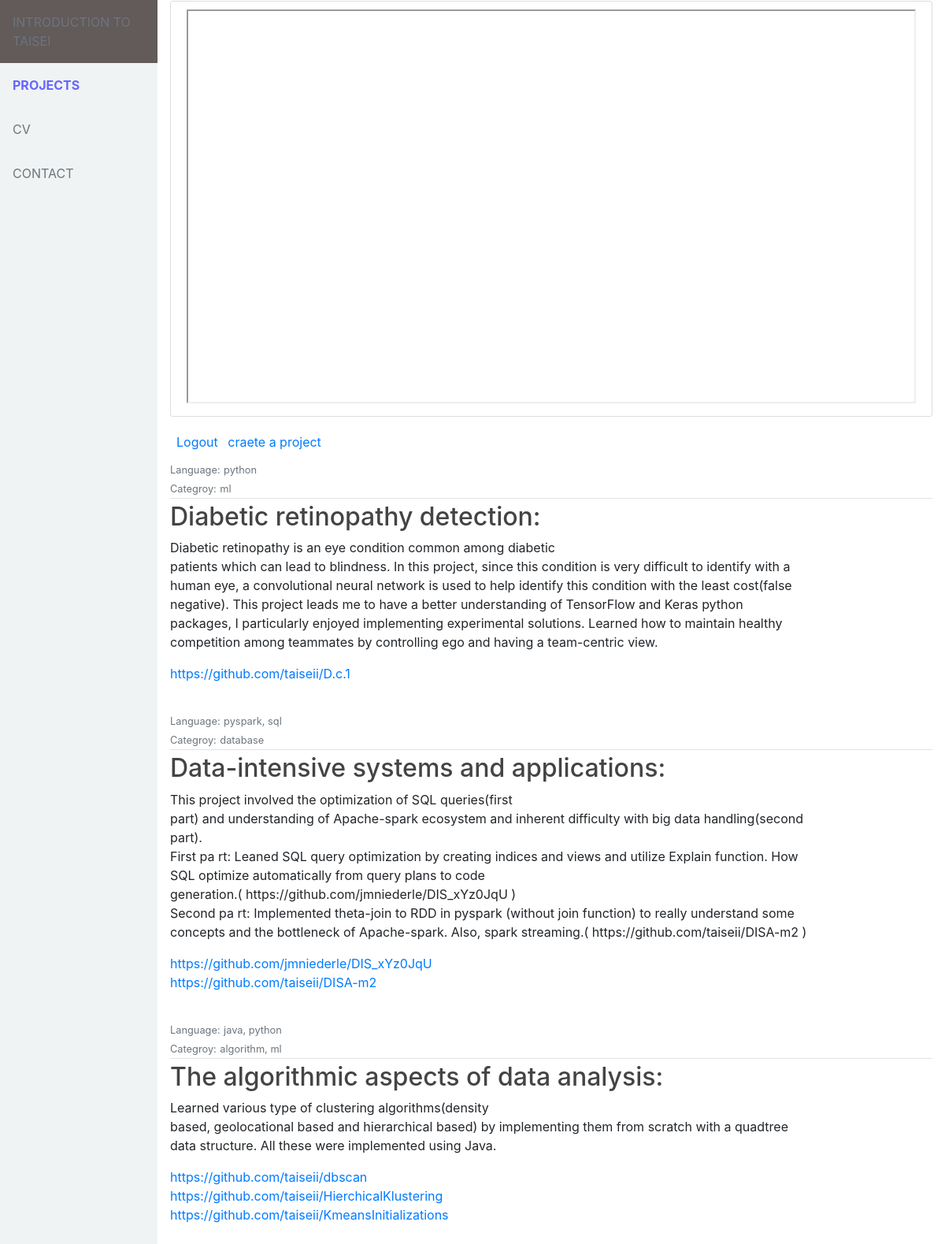
The page /projects (signed in) on the database its author committed.
### flaskApp/models.py (models this page shows, shortened)
class Post(db.Model):
    id = db.Column(db.Integer, primary_key=True)
    title = db.Column(db.String(100), nullable=False)
    description = db.Column(db.Text, nullable=False)
    language = db.Column(db.Text, nullable=False)
    category = db.Column(db.Text, nullable=False)
    link = db.Column(db.String, nullable=False)
    user_id = db.Column(db.Integer, db.ForeignKey('user.id'), nullable=False)

### flaskApp/routes.py (the view)
@app.route('/projects')
def projects():
    posts = Post.query.all()
    return render_template('projects.html', page_id=1, posts=posts)

### flaskApp/models.py (called while the page is built)
@login_manager.user_loader #four methods comes with login manager
def load_user(user_id):
    return User.query.get(int(user_id))

### flaskApp/templates/projects.html (shortened to what this page needs)
{% extends "layout.html" %}
{% block content %}
<div class="stats content-section">
    <div class="videowrapper">
      <iframe src="http://127.0.0.1:5000/dash/" width=100% height=500  ></iframe>
    </div>
</div>
{% if current_user.is_authenticated %}
<a class="ml-2" href="{{url_for('logout')}}"> Logout</a>
<a class="ml-2" href="{{url_for('new_project')}}">craete a project</a>
{% else %}
<div id='login'>
  <a class="ml-2" href="{{url_for('login')}}"> Login</a>
</div>
{% endif %}
{% for post in posts %}
<div class="wrapper">
<div class="media-body", style="padding-bottom:25px">
        <div class="article-metadata", style="padding-top:10px ">
         <b> <small class="text-muted">Language:</small></b>  <small class="text-muted">{{ post.language }}</small><br>
         <b> <small class="text-muted">Categroy:</small></b>  <small class="text-muted">{{ post.category }}</small>
        </div>
        <h2><a class="article-title" href="{{ url_for('a_project', project_id=post.id) }}">{{ post.title }}</a></h2>
        <p class="article-content">{{ post.description}}</p>
        {% set links = post.link.split(', ') %}
        {% for link in links %}
          <a class="mr-2" href="{{ link }}">{{ link }}</a><br>
        {% endfor %}
      </div>
    </div>
{% endfor %}
{% endblock content %}

### flaskApp/static/main.css (style rules this page uses)
h1, h2, h3, h4, h5, h6 { color: #444444; }
.content-section { background: #ffffff; padding: 10px 20px; border: 1px solid #dddddd; border-radius: 3px; margin-bottom: 20px; }
.article-title { color: #444444; }
.article-content { white-space: pre-line; }
.article-metadata { padding-bottom: 1px; margin-bottom: 4px; border-bottom: 1px solid #e3e3e3 }

### rows shown on the page
Post: language "python", category "ml", title "Diabetic retinopathy detection:", description "Diabetic retinopathy is an eye condition common among diabetic patients which can lead to blindness. In this project, since this condition is very difficult to identify with a human eye, a convolutional neural network is used to help identify this condition with the least cost(false negative). This project leads me to have a better understanding of TensorFlow and Keras python packages, I particularly enjoyed implementing experimental solutions. Learned how to maintain healthy competition among teammates by controlling ego and having a team-centric view.", link "https://github.com/taiseii/D.c.1"
Post: language "pyspark, sql", category "database", title "Data-intensive systems and applications:", description "This project involved the optimization of SQL queries(first part) and understanding of Apache-spark ecosystem and inherent difficulty with big data handling(second part). First pa rt: Leaned SQL query optimization by creating indices and views and utilize Explain function. How SQL optimize automatically from query plans to code generation.( https://github.com/jmniederle/DIS_xYz0JqU ) Second pa rt: Implemented theta-join to RDD in pyspark (without join function) to really understand some concepts and the bottleneck of Apache-spark. Also, spark streaming.( https://github.com/taiseii/DISA-m2 )", links "https://github.com/jmniederle/DIS_xYz0JqU" "https://github.com/taiseii/DISA-m2"
Post: language "java, python", category "algorithm, ml", title "The algorithmic aspects of data analysis:", description "Learned various type of clustering algorithms(density based, geolocational based and hierarchical based) by implementing them from scratch with a quadtree data structure. All these were implemented using Java.", links "https://github.com/taiseii/dbscan" "https://github.com/taiseii/HierchicalKlustering" "https://github.com/taiseii/KmeansInitializations"
